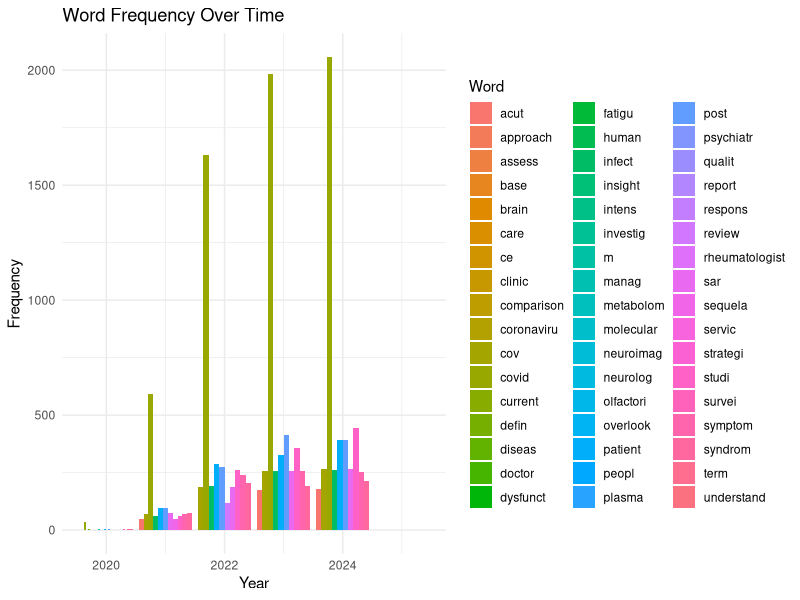

Generate this figure with R:

library(tidyverse)
library(tidytext)


data <- read_tsv("clean/cleaned_article_info.tsv")


word_freq <- data %>%
  unnest_tokens(word, cleaned_title) %>%  
  count(Year, word, sort = TRUE) %>%      
  group_by(Year) %>%
  top_n(10, n)                           


ggplot(word_freq, aes(x = Year, y = n, fill = word)) +
  geom_bar(stat = "identity", position = "dodge") +
  theme_minimal() +
  labs(title = "Word Frequency Over Time",
       x = "Year",
       y = "Frequency",
       fill = "Word")
